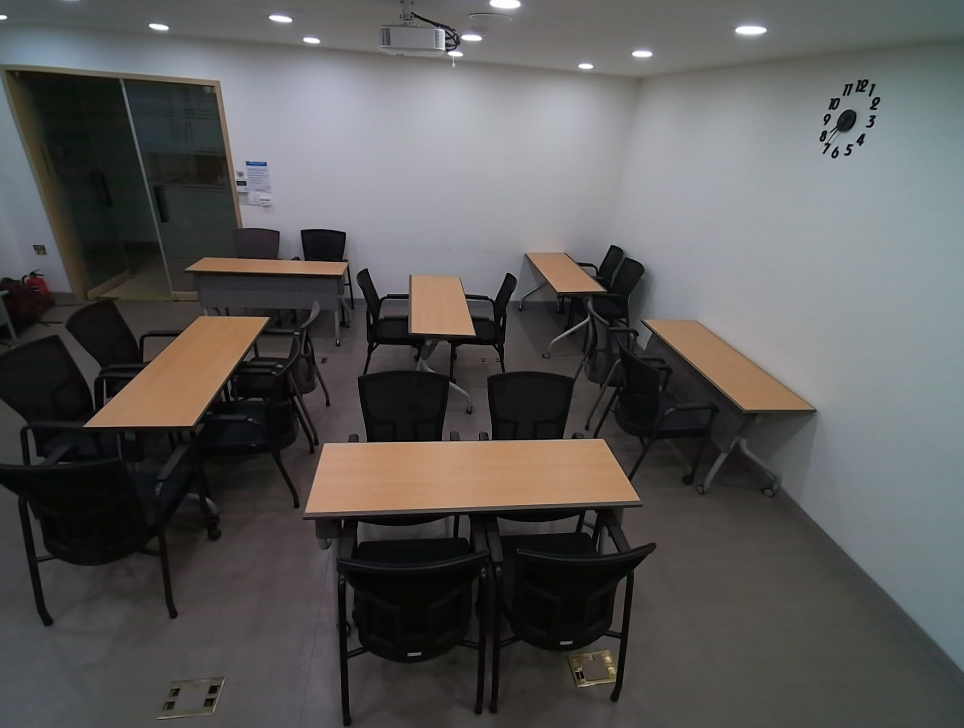
#> input picture data/layout/cam0/00000.jpg, 1928 x 1456 px (shown at 1/2 size); its folder holds only this picture in this run
$ python undistort.py
#> lines starting #> are read from the running program, lines starting #| are printed output that depends on the picture
import os
from glob import glob
import cv2
import numpy as np
from multiprocessing import Pool

# camera parameters
color_width = 3840
color_height = 2160
color_K = [
    [1769.60561310104, 0, 1927.08704019384],
    [0, 1763.89532833387, 1064.40054933721],
    [0, 0, 1]
]
color_dist_coeffs = [-0.244052127306437, 0.0597008096110524, 0, 0]

'''
undistorted images are cropped to 3720x2080

K = [
    [1769.60561310104, 0, 1867.08704019384],
    [0, 1763.89532833387, 1024.40054933721],
    [0, 0, 1]
]

1769.6056, 1763.8953, 1867.0870, 1024.4005
'''

# path
data_path = './data/**/**/*.jpg'


def undistort(image_path):
#> called with image_path = 'data/layout/cam0/00000.jpg'
    img_cv = cv2.imread(image_path, -1)
#> img_cv is the input picture: shape (1456, 1928, 3); mean B, G, R 87.4, 88.3, 89.6
    h, w = img_cv.shape[:2]
#> h = 1456; w = 1928
    dst = cv2.undistort(img_cv, np.asarray(color_K), np.asarray(color_dist_coeffs))
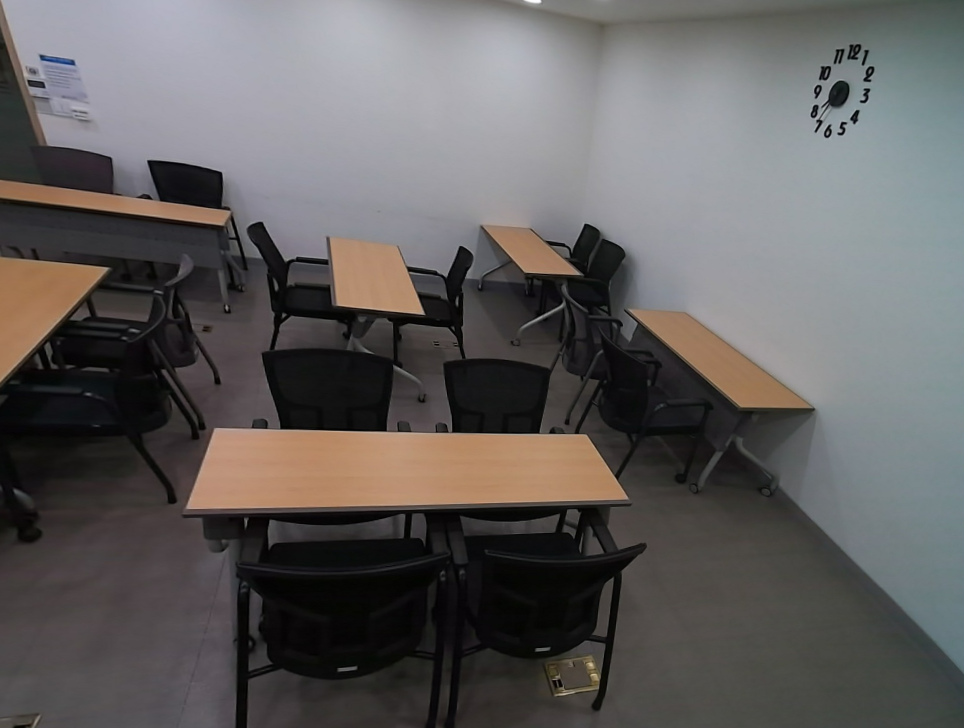
#> dst: shape (1456, 1928, 3) (shown at 1/2 size); mean B, G, R 94, 94.7, 97.4
    cropped = dst[40:h-40, 60:w-60]
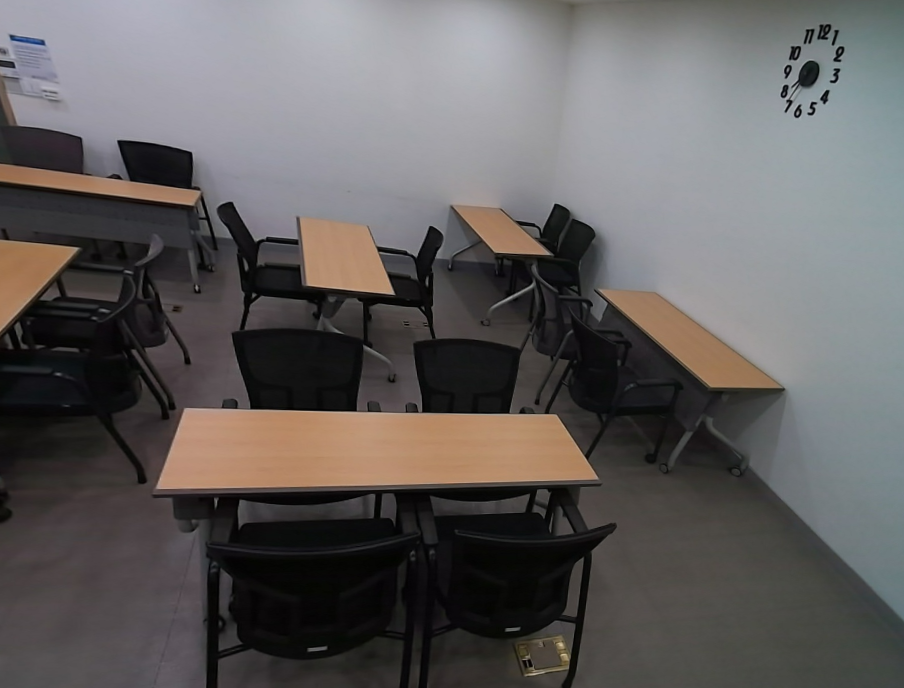
#> cropped: shape (1376, 1808, 3) (shown at 1/2 size); mean B, G, R 93.5, 94.1, 97.3
    cv2.imwrite(image_path, cropped)


if __name__ == "__main__":
    images = glob(data_path)
    pool = Pool(20)
    pool.map(undistort, images)
#> call 2 of undistort, with image_path = 'data/layout/cam1/00000.jpg'
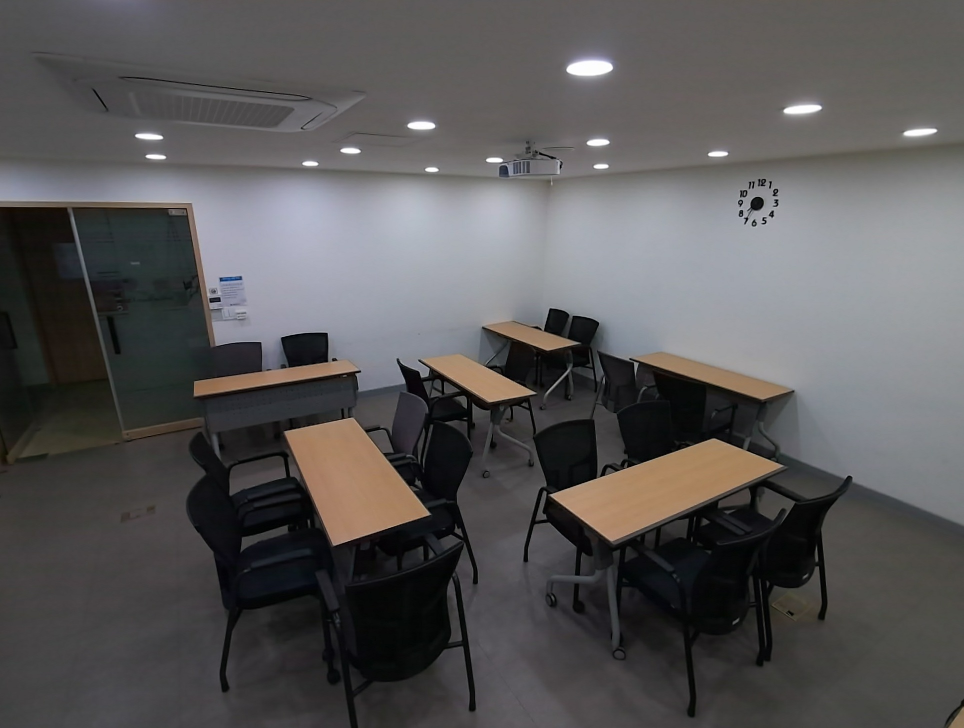
#> input picture data/layout/cam1/00000.jpg, 1928 x 1456 px (shown at 1/2 size)
#> in undistort, img_cv is the input picture: shape (1456, 1928, 3); mean B, G, R 86.7, 86.4, 88
#> in undistort (call 2), `dst = cv2.undistort(img_cv, np.asarray(color_K), np.asarray(color_dist..`:
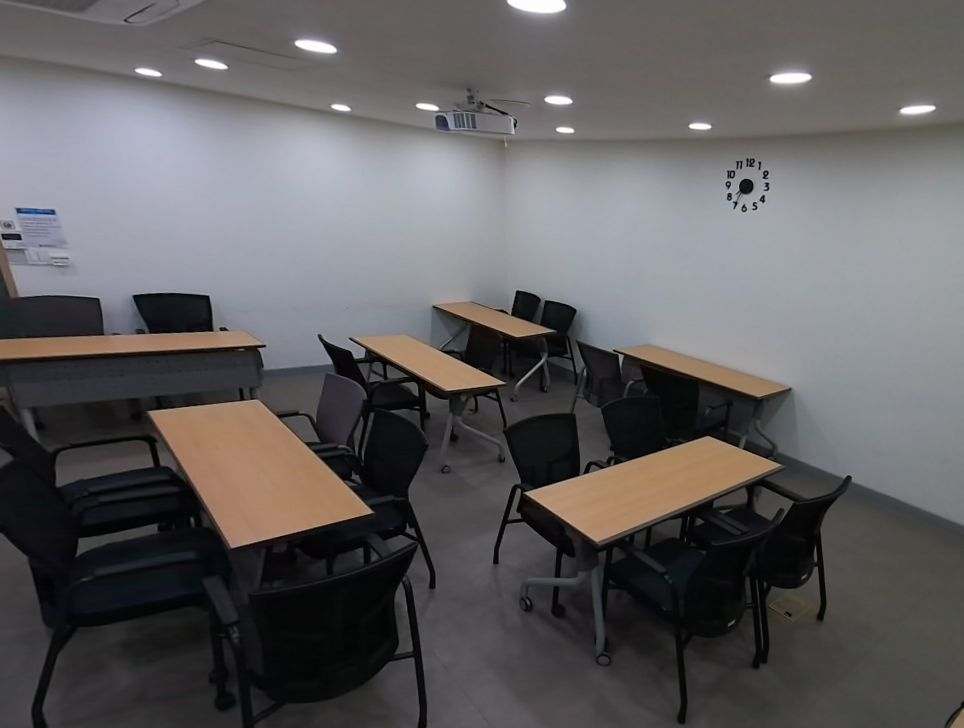
#> dst: shape (1456, 1928, 3) (shown at 1/2 size); mean B, G, R 94.1, 93.1, 95.1
#> in undistort (call 2), `cropped = dst[40:h-40, 60:w-60]`:
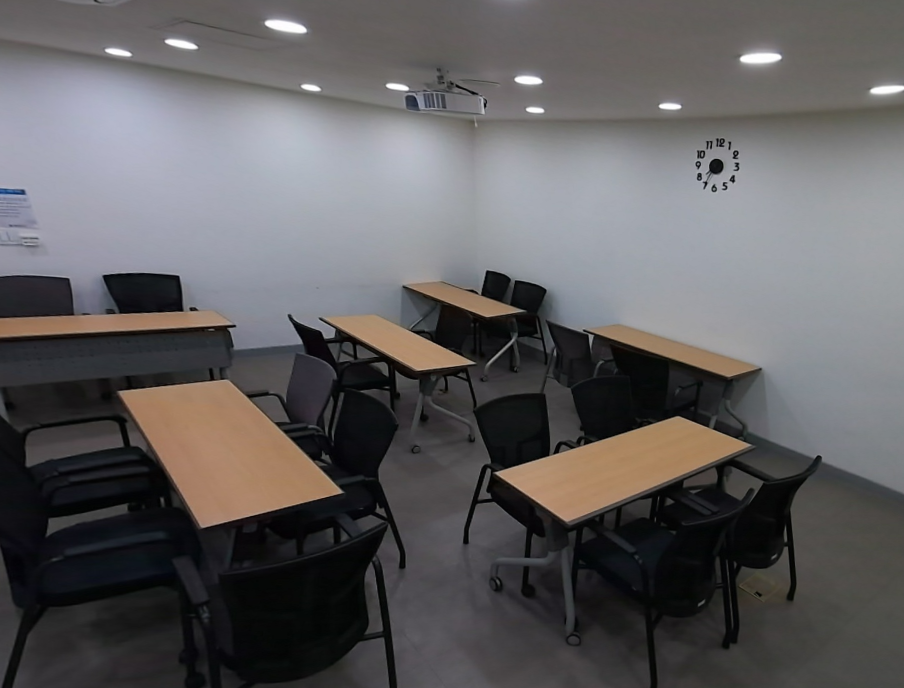
#> cropped: shape (1376, 1808, 3) (shown at 1/2 size); mean B, G, R 94.6, 93.5, 95.6
